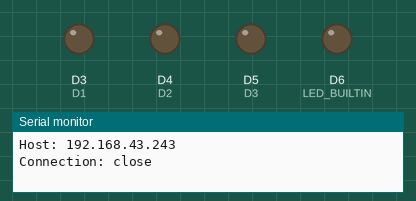
Recording of a sketch running on a simulated Arduino MKR. On the bench: output pins drawn as LEDs (lit = HIGH), the last lines printed to the serial monitor. WiFi joins after 1.5 s; servers stay silent unless stated; uploads are accepted with an empty reply.

Above: at 3.9 s.
At 5.92 s:
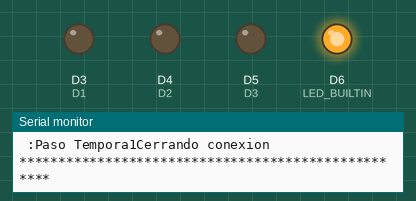
Timing chart, 0 to 8.5 s (numbered marks = the images above):
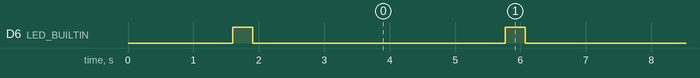

The sketch:

Recibe_Alarma.ino
```cpp
//Enccabezados
#include <SPI.h>
#include <WiFiNINA.h>
#include "arduino_secrets.h"
#include "ArduinoJson.h"

// VARIABLES
char ssid[] = SECRET_SSID;  //SSID de la red
char pass[] = SECRET_PASS;  //clave de la red
int keyIndex = 0;           // your network key Index number (needed only for WEP)
int status = WL_IDLE_STATUS;//estado conexión

const char* host = "192.168.43.243"; // host celular
//const char* host = "127.0.0.1"; //Conexion celular jorge cock??

const int httpPort = 80;


//Codigo

String url;
int count = 1; //Contador para barrer las alarmas de 1 a 3 en cada loop
int sensor = 1; // Id del sensor a poner en cada pc
int D1 = 3; //puerto salida alarma
int D2 = 4; //puerto salida alarma
int D3 = 5; //puerto salida alarma
String led;
String data;

// CONFIGURACIÓN INICIAL
void setup() {

  //Inicializacion serial
  Serial.begin(115200);
  while (!Serial) {
    ;//esperar inicio serial
  }
  delay(100);

  //Inicio de puertos
  pinMode(D1, OUTPUT);
  pinMode(D2, OUTPUT);
  pinMode(D3, OUTPUT);
  pinMode(LED_BUILTIN, OUTPUT);
  digitalWrite(D1, 0);
  digitalWrite(D2, 0);
  digitalWrite(D3, 0);// Alarma apagada

  //Validar wifi en modulo
  if (WiFi.status() == WL_NO_MODULE) {
    Serial.println("comunicacion con WiFi fallada");
    while (true);
  }

  //Validar version firmware wifi en modulo
  String fv = WiFi.firmwareVersion();
  if (fv < "1.0.0") {
    Serial.print("Actualizar el firmware");
  }

  ///Conectar a red.
  Serial.print("conectando a SSID: ");
  Serial.println(ssid);
  WiFi.begin(ssid, pass);
  while (WiFi.status() != WL_CONNECTED) {
    status = WiFi.begin(ssid, pass);
    delay(500);
    Serial.print(".");
  }
  Serial.println("WiFi Conectado");
  Serial.print("IP address: ");
  Serial.println(WiFi.localIP());
  Serial.print("Netmask: ");
  Serial.println(WiFi.subnetMask());
  Serial.print("Gateway: ");
  Serial.println(WiFi.gatewayIP());
  Serial.print("Status: ");
  Serial.println(WiFi.status());
  Serial.println("Conexión con red OK");
  digitalWrite(LED_BUILTIN, 1);
  delay(300);
  digitalWrite(LED_BUILTIN, 0);
  delay(300);
  Serial.println("***************************************************");
}

//Loop
void loop() {

  //conectando a base de datos
  WiFiClient client;
  delay(300);
  if (!client.connect(host, httpPort)) {
    Serial.println("Conexion fallada al servidor");
    return;
  }else{
  	Serial.print("Conectado a:"+ String(host) +":"+String (httpPort)+" correctamente.");
	  Serial.println();
  }

  //enviar instruccion Leer leds
  if (count == 1){
    url = "/confeccionIoT/api/LeerBaseDesdeDispositivo.php?idAlarma=1";
    data= "idAlarma=1";
    Serial.println("Alarma 1");
  }
  else if (count == 2){
    url = "/confeccionIoT/api/LeerBaseDesdeDispositivo.php?idAlarma=2";
    data= "idAlarma=2";
    Serial.println("Alarma 2");
  }
  else if (count == 3){
    url = "/confeccionIoT/api/LeerBaseDesdeDispositivo.php?idAlarma=3";
    data= "idAlarma=3";
    Serial.println("Alarma 3");
  }
  Serial.print("Solicitando: ");
  Serial.println(String("GET ") + url + " HTTP/1.1\r\n" +
               "Host: " + host + "\r\n" +
               "Connection: close\r\n");
  client.print(String("GET ") + url +" HTTP/1.0\r\n"+
              "Host: " + host + "\r\n" +
              "Accept: *" + "/" +"*\r\n" +
              "Content-Length: " + data.length() + "\r\n" +
              "Content-Type: application/x-www-form-urlencoded\r\n" +
              "\r\n" + data);
  delay(2000);


  // Lectura JSON
  String section="header";
  Serial.println("Respuesta:");
  while(client.available()){

    String line = client.readStringUntil('\r');
    Serial.print(line);
    // we’ll parse the HTML body here

    if (section=="header") { // headers..
      Serial.print(": Header");
      if (line=="\n") { // Salta un espacio en la respuesta
        section="temp1";
      }
    }

    else if (section=="temp1") {
      Serial.print(" :Paso Tempora1");
      section="json";// Salta otro espacio en la respuesta
    }

    else if (section=="json") {  // El comando Json
      Serial.println(" :json");

      section="ignore";
      String result = line.substring(1);

      // Parse JSON
      int size = result.length() + 1;
      char json[size];
      result.toCharArray(json, size);

      /*Serial.print("\r\n\r\n\r\n******\r\ncontenido json\r\n");
      int i;
      for (i=0;i<size;i++) {
        Serial.print(json[i]);
      }
      Serial.print("\r\n\r\n\r\n");*/

      StaticJsonBuffer<200> jsonBuffer;
      JsonObject& json_parsed = jsonBuffer.parseObject(json);

      if (!json_parsed.success())
      {
        Serial.println("parseObject() fallado");
        return;
      }

      String estado = json_parsed["alarma"][0]["estado"]; //REVISAR json_parsed["idAlarma"][0]["estado"]
      Serial.print("Estado:");
      Serial.println(estado);


      //led="on"; //borrar

      //verificacion segun leido por JSON
      if(count == 1){
        if(estado == "on"){
          digitalWrite(D1, 1);
          delay(100);
          Serial.println("D1: On");
        }
        else if(estado == "off"){
          digitalWrite(D1, 0);
          delay(100);
          Serial.println("D1: Off");
        }
      }
      else if(count == 2){
        if(estado == "on"){
          digitalWrite(D2, 1);
          Serial.println("D2: On");
        }
        else if(estado == "off"){
          digitalWrite(D2, 0);
          Serial.println("D2: Off");
        }
      }
      else if(count == 3){
        if(estado == "on"){
          digitalWrite(D3, 1);
          Serial.println("D3: On");
        }
        else if(estado == "off"){
          digitalWrite(D3, 0);
          Serial.println("D3: Off");
        }
      }
    }
  }

  count++;
  if (count == 4){
    count=1;
  }
  //Cerrar conexion con host servidor
  Serial.println("Cerrando conexion");
  Serial.println("***************************************************");
  client.stop();
  //Anuncio de fin de conexiones
  digitalWrite(LED_BUILTIN, 1);
  delay(300);
  digitalWrite(LED_BUILTIN, 0);
  delay(1000);
}
```

arduino_secrets.h
```cpp
//Sena
//#define SECRET_SSID "Aprendiz.21"
//#define SECRET_PASS "Sena1234"

//Celular Jorge
#define SECRET_SSID "IoT-JorgeCock"
#define SECRET_PASS "jorgecock"
```

Measured:
- by itself, D6 (LED_BUILTIN): repeats every 4.9 s: HIGH 0.30 s, LOW 4.6 s
